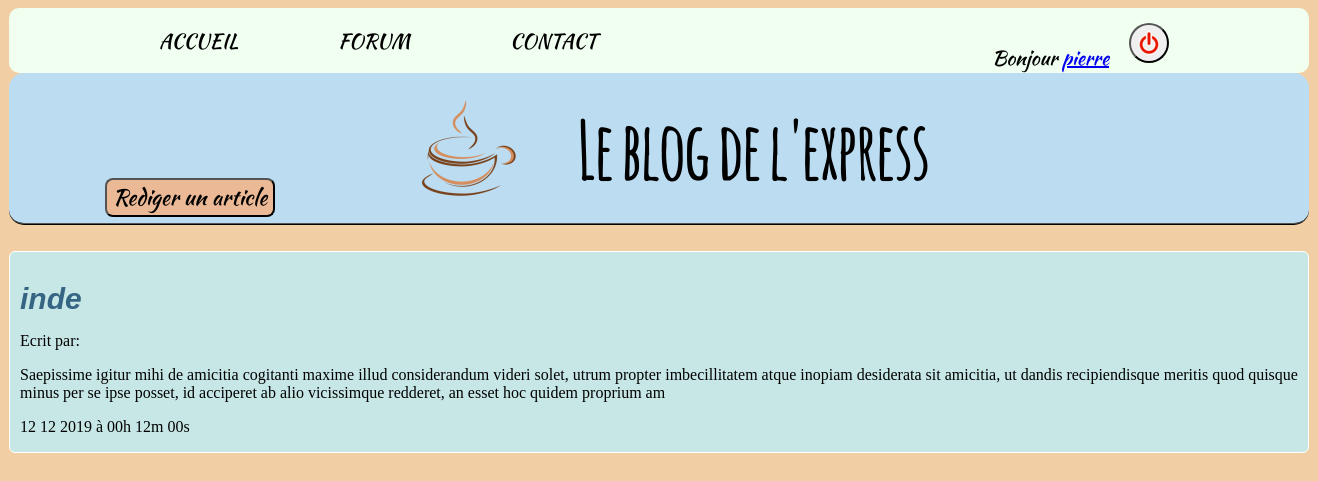
Page /forum.php (signed in) on the committed database.
### tables this page shows
CREATE TABLE IF NOT EXISTS `topics` (
  `id` int(11) NOT NULL AUTO_INCREMENT,
  `pseudo` varchar(255) DEFAULT NULL,
  `titre` varchar(255) DEFAULT NULL,
  `date_crea` date DEFAULT NULL,
  `contenu` text DEFAULT NULL,
  PRIMARY KEY (`id`)
);

### forum.php (the view, shortened to what this page needs)
<!DOCTYPE html>
      <html lang="fr">
        <head>
          <link rel="stylesheet" href="style_section.css">
        </head>
        <body>
          <div class="conteneur">
          <?php
          try{
              $bdd = new PDO('mysql:host=localhost;dbname=blog_projet;charset=utf8','root','',array(PDO::ATTR_ERRMODE => PDO:: ERRMODE_EXCEPTION));
          }
          catch(Exception $e)
          {
              die('erreur : '.$e->getMessage());
          }
          if(isset($_SESSION['pseudo']) AND isset($_SESSION['id']))
          {
            include('header_auth.php');?>
            <div class="rediger_topic">
              <a href="rediger_topic.php"><button>Rediger un article</button></a>
            </div>
            <?php
          }
          else
          {
            include('header.php');
          }
            $rep = $bdd->query('SELECT id,titre,contenu,pseudo,DATE_FORMAT(date_crea, "%d %m %Y à %Hh %mm %ss") as date_fr FROM topics');
            while($resultat = $rep->fetch())
            {?>
            <div class="topic">
              <div class="titre_topic">
                <h3><a href="commentaire.php?id=<?php echo $resultat['id'];?>"><?php echo $resultat['titre'];?></a></h3>
              </div>
                <p class="titre_topic_p">Ecrit par: <?php echo $resultat['pseudo'];?></p>
              <div class="contenu_topic">
                <p><?php echo substr($resultat['contenu'],0,300);?></p>
                <p><?php echo $resultat['date_fr'];?></p>
              </div>
            </div>
            <?php
            }
            ?>
          </div>
        </body>
      </html>

### style_section.css (style rules this page uses)
body { background-color: rgb(241, 206, 163); }
.conteneur { width: 1300px; margin: auto; }
.rediger_topic button { border-radius: 8px; position: absolute;left:105px;top:178px; background-color: rgb(235, 185, 149); font-size: 22px; font-family:'kaushan_scriptregular'; }
.topic { border: 1px white solid; border-radius: 6px; background-color: rgb(199, 231, 231); margin-top:2%; margin-bottom: 5px }
.titre_topic h3 { font-size: 30px; font-family: Arial, Helvetica, sans-serif; margin-left: 10px; }
.titre_topic a { text-decoration: none; color: rgb(53, 101, 131); }
.titre_topic { font-style: italic; text-decoration: none; }
.titre_topic h3 { font-size: 30px; font-family: Arial, Helvetica, sans-serif; margin-left: 10px; color: rgb(53, 101, 131); margin-bottom: 1px; }
.titre_topic_p { margin-left: 10px; }
.contenu_topic { margin-left: 10px; }

### rows in the picture
topics: titre "inde", contenu "Saepissime igitur mihi de amicitia cogitanti maxime illud considerandum videri solet, utrum propter imbecillitatem atque inopiam desiderata sit amicitia, ut dandis recipiendisque meritis quod quisque minus per se ipse posset, id acciperet ab alio vicissimque redderet, an esset hoc quidem proprium am", date_fr "12 12 2019 à 00h 12m 00s"

### other values in the picture
$_SESSION['pseudo'] "pierre"
